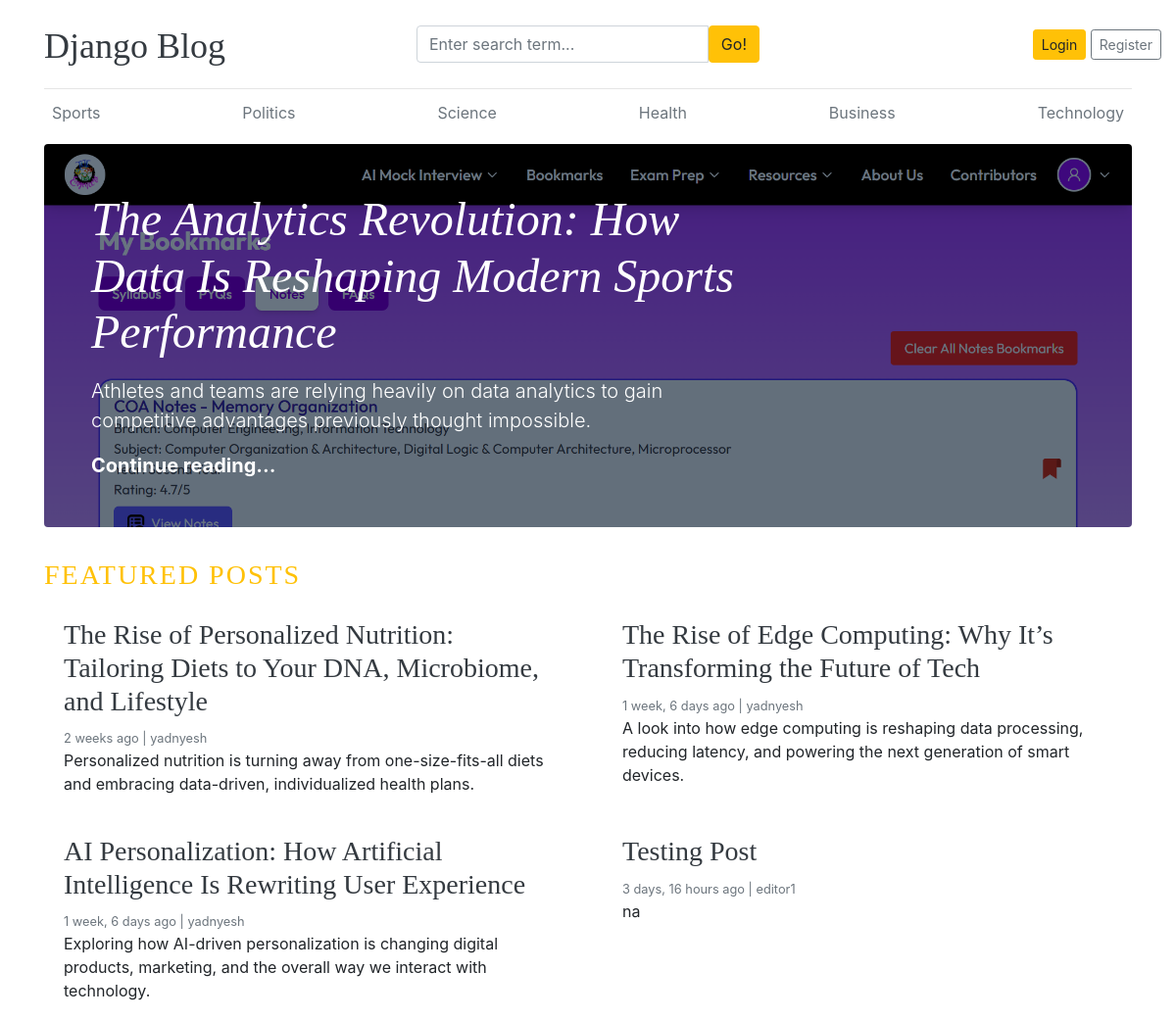
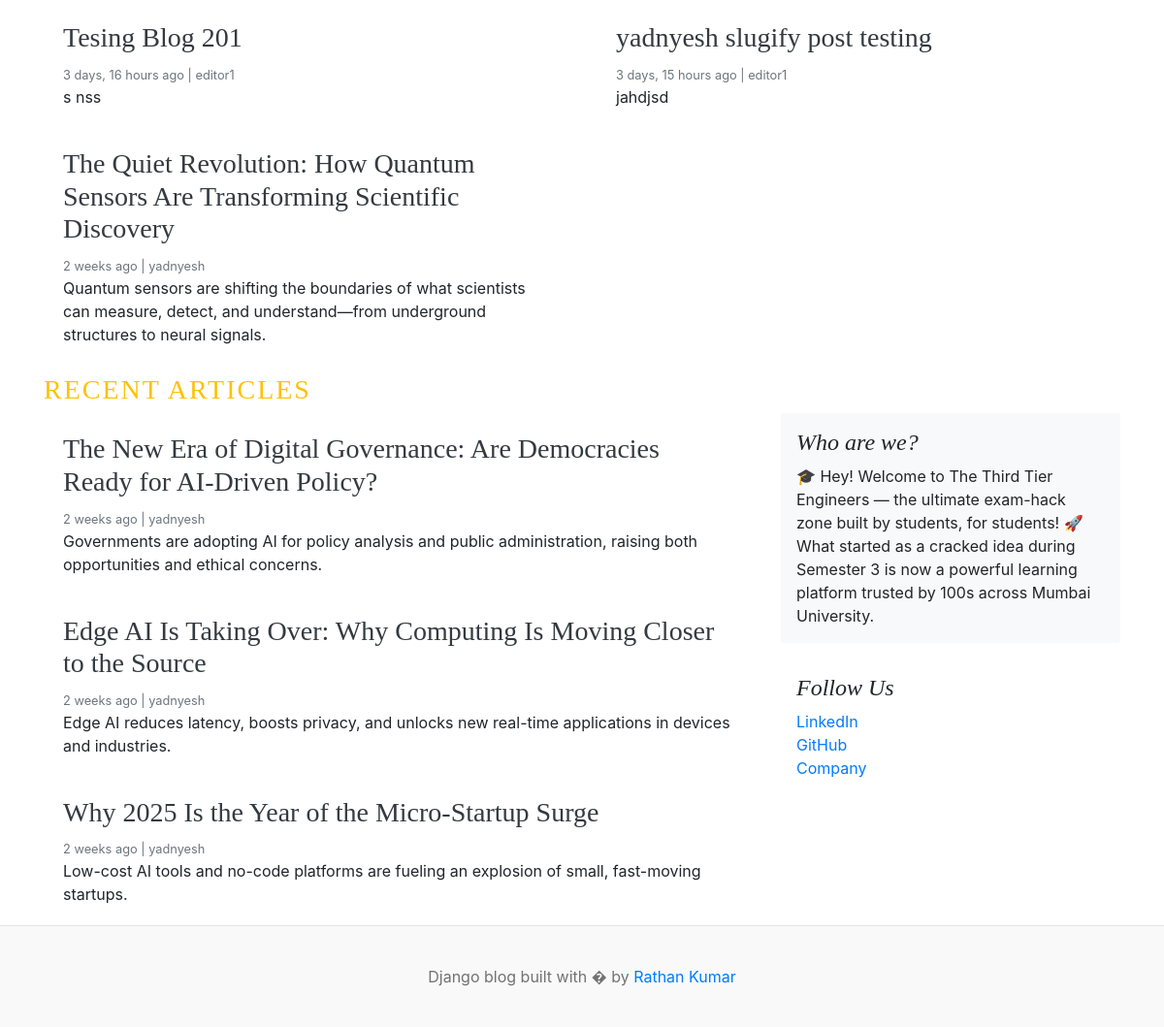
Before: / with the older database file (2 pictures, top to bottom).
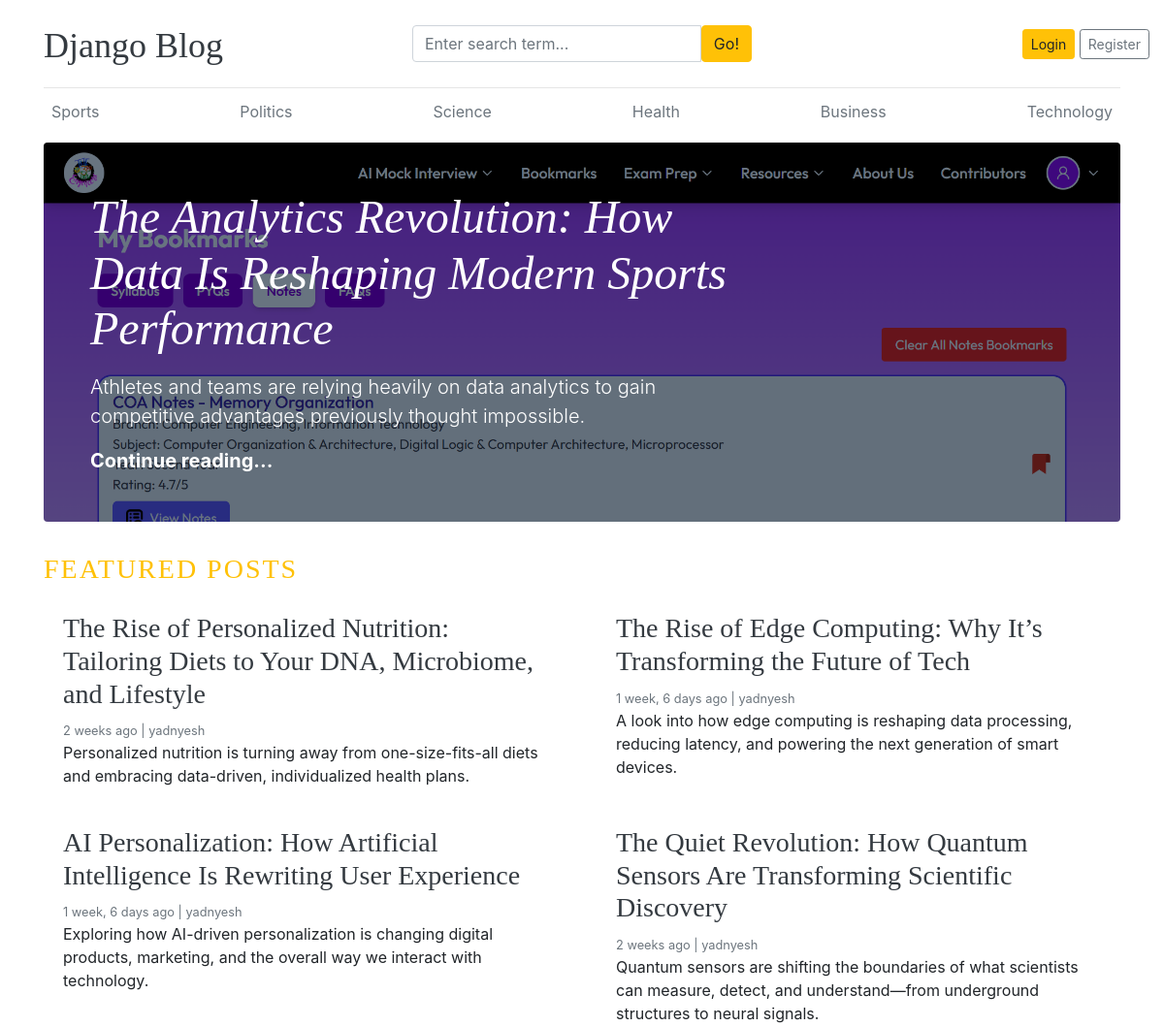
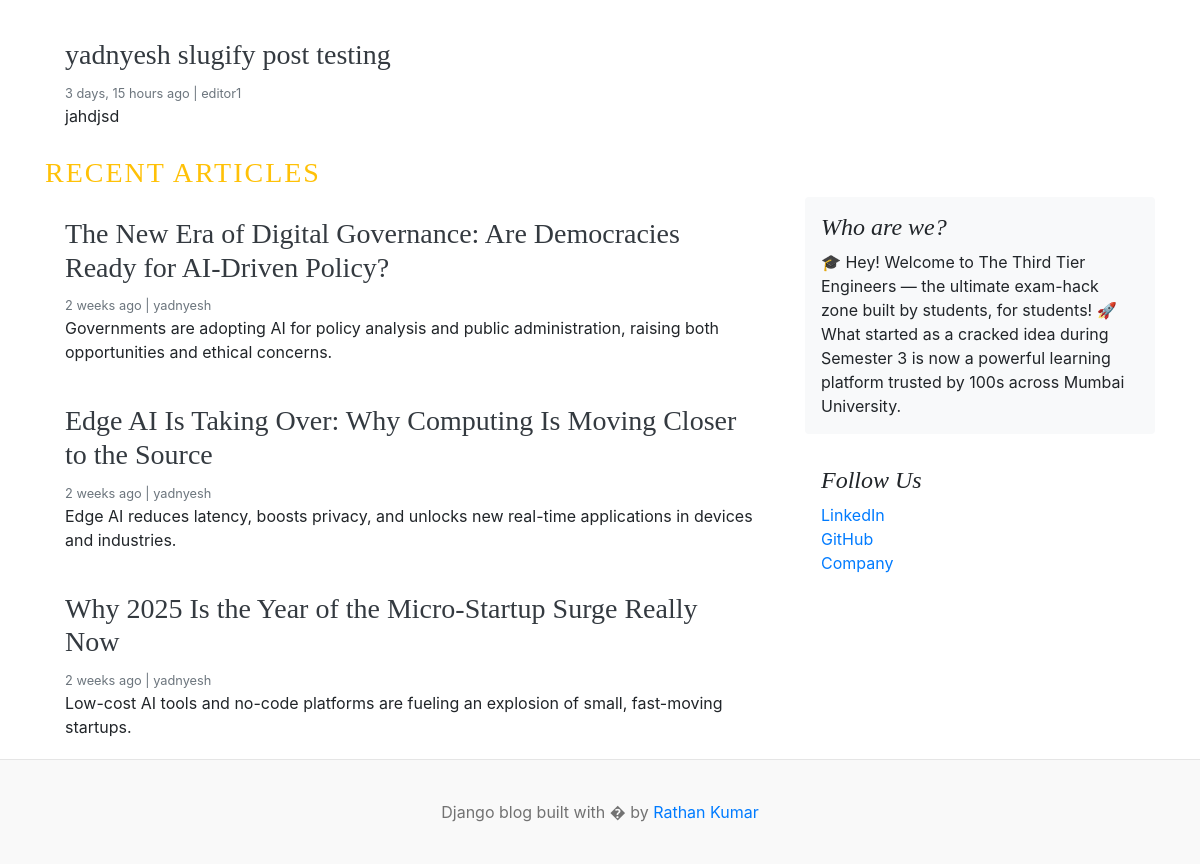
After: the same page with the newer database file (2 pictures, top to bottom).
### blogs/models.py (models this page shows, shortened)
class Category(models.Model):
    category_name = models.CharField(max_length=50, unique=True)
    created_at = models.DateTimeField(auto_now_add=True)
    updated_at = models.DateTimeField(auto_now=True)
    class Meta:
        verbose_name_plural = "categories"

class Blog(models.Model):
    title = models.CharField(max_length=100)
    slug = models.SlugField(max_length=150, unique=True)
    category = models.ForeignKey(Category, on_delete=models.CASCADE)
    author = models.ForeignKey(User, on_delete=models.CASCADE)
    featured_image = models.ImageField(upload_to='uploads/%Y%m/%d')
    short_description = models.TextField(max_length=500)
    blog_body = models.TextField(max_length=2000)
    status = models.CharField(max_length=20, choices=(("Draft", "Draft"), ("Published", "Published")), default="Draft")
    is_featured = models.BooleanField(default=False)
    created_at = models.DateTimeField(auto_now_add=True)
    updated_at = models.DateTimeField(auto_now=True)

### miscellaneous/models.py (models this page shows, shortened)
class About(models.Model):
    about_heading = models.CharField(max_length=50)
    about_description = models.TextField(max_length=255)
    created_at = models.DateTimeField(auto_now_add=True)
    updated_at = models.DateTimeField(auto_now=True)
    class Meta:
        verbose_name_plural = "about"

class SocialLink(models.Model):
    platform = models.CharField(max_length=50)
    link = models.URLField(max_length=200)
    created_at = models.DateTimeField(auto_now_add=True)
    updated_at = models.DateTimeField(auto_now=True)
    class Meta:
        verbose_name_plural = "social links"

### blog_main/views.py (the view)
# urls.py: 2. Add a URL to urlpatterns:  path('', views.home, name='home')
def home(request):
    featured_posts = Blog.objects.filter(is_featured=True, status="Published").order_by('updated_at')
    posts = Blog.objects.filter(is_featured=False, status="Published").order_by('updated_at')
    try:
        about = About.objects.get()
    except:
        about = None
    context = {
        'featured_posts': featured_posts,
        'posts': posts,
        'about': about,
    }
    return render(request, 'home.html', context)

### blogs/context_processors.py (called while the page is built)
def get_categories(request):
    categories = Category.objects.all()
    return dict(categories=categories)

def get_social_links(request):
    social_links = SocialLink.objects.all()
    return dict(social_links=social_links)

### templates/home.html
{% extends 'base.html' %}
{% block content %}
{% for post in featured_posts %}
{% if forloop.first %}
<div class="jumbotron p-3 p-md-5 text-white rounded bg-dark" style="background-image: url({{post.featured_image.url}});background-blend-mode: overlay;background-size:cover;">
    <div class="col-md-8 px-0">
      <h1 class="display-4 font-italic">{{post.title}}</h1>
      <p class="lead my-3">{{post.short_description | truncatewords:20}}</p>
      <p class="lead mb-0"><a href="{% url 'blogs' post.slug %}" class="text-white font-weight-bold">Continue reading...</a></p>
    </div>
  </div>
{% endif %}
{% endfor %}
 <h3 class="text-uppercase text-warning" style="letter-spacing: 2px;">Featured Posts</h3>
  <div class="row mb-2">
    {% for post in featured_posts %}
    {% if not forloop.first %}
    <div class="col-md-6">
      <div class="card border-0" >
        <div class="card-body">
          <a href="{% url 'blogs' post.slug %}" class="text-dark">
            <h3>{{post.title}}</h3>
          </a>
          <small class="mb-1 text-muted">{{post.created_at | timesince}} ago | {{post.author}}</small>
          <p class="card-text">{{post.short_description | truncatewords:20}}</p>
        </div>
      </div>
    </div>
    {% endif %}
    {% endfor %}
  </div>
  <h3 class="text-uppercase text-warning" style="letter-spacing: 2px;">Recent Articles</h3>
  <main role="main" class="container p-0">
    <div class="row">
      <div class="col-md-8 blog-main">
        {% for post in posts %}
            <div class="card border-0" >
              <div class="card-body">
                <a href="{% url 'blogs' post.slug %}" class = "text-dark">
                  <h3>{{post.title}}</h3>
                </a>
                <small class="mb-1 text-muted">{{post.created_at | timesince}} ago | {{post.author}}</small>
                <p class="card-text">{{post.short_description | truncatewords:20}}</p>
              </div>
            </div>
        {% endfor %}
      </div>
      <aside class="col-md-4 blog-sidebar">
        <div class="p-3 mb-3 bg-light rounded">
          <h4 class="font-italic">{{about.about_heading}}</h4>
          <p class="mb-0">{{about.about_description}}</p>
        </div>
        {% if social_links %}
        <div class="p-3">
          <h4 class="font-italic">Follow Us</h4>
          <ol class="list-unstyled">
            {% for link in social_links %}
            <li><a href="{{link.link}}" target="_blank">{{link.platform}}</a></li>
            {% endfor %}
          </ol>
        </div>
        {% endif %}
      </aside>
    </div>
  </main>
</div>
{% endblock %}

### templates/base.html (shortened to what this page needs)
{% load static %}
<!DOCTYPE html>
<html lang="en">
<head>
    <link href="https://getbootstrap.com/docs/4.0/dist/css/bootstrap.min.css" rel="stylesheet">
    <link href="{% static 'css/blog.css' %}" rel="stylesheet">
    <link rel="stylesheet" href="https://cdnjs.cloudflare.com/ajax/libs/font-awesome/4.7.0/css/font-awesome.min.css">
  </head>
<body>
    <div class="container">
      <header class="blog-header py-3">
        <div class="row flex-nowrap justify-content-between align-items-center">
          <div class="col-4 pt-1">
            <a class="blog-header-logo text-dark" href="/">Django Blog</a>
          </div>
          <div class="col-4 search-col">
            <form action="{% url 'search' %}" method="get">
              <div class="input-group">
                <input class="form-control" name="keyword" value="{{keyword}}" type="text" placeholder="Enter search term..." aria-label="Enter search term..." aria-describedby="button-search" />
                <button type="submit" class="btn btn-warning" id="button-search" type="button">Go!</button>
              </div>
            </form>
          </div>
          <div class="col-4 d-flex justify-content-end align-items-center">
            {% if not user.is_authenticated %}
            <a class="btn btn-sm btn-warning" href="{% url 'login' %}">Login</a> &nbsp;
            <a class="btn btn-sm btn-outline-secondary" href="{% url 'register' %}">Register</a>
            {% else %}
            <span class="mr-2">Hello, {{user}}</span>
            &emsp;
            <a class="btn btn-sm btn-warning" href="{% url 'dashboard' %}">Dashboard</a>
            &emsp;
            <a class="btn btn-sm btn-outline-secondary" href="{% url 'logout' %}">Logout</a>
            {% endif %}
          </div>
        </div>
      </header>
      <div class="nav-scroller py-1 mb-2">
        <nav class="nav d-flex justify-content-between">
            {% for cat in categories %}
          <a class="p-2 text-muted" href="{% url 'posts_by_category' cat.id  %}">{{cat.category_name}}</a>
          {% endfor %}
        </nav>
      </div>
{% block content %}
{% endblock %}
    <footer class="blog-footer">
        <p>Django blog built with � by <a href="#">Rathan Kumar</a></p>
    </footer>
  </body>
</html>

### blog_main/static/css/blog.css (style rules this page uses)
.blog-header { border-bottom: 1px solid #e5e5e5; }
.blog-header-logo { font-family: "Playfair Display", Georgia, "Times New Roman", serif; font-size: 2.25rem; }
h1, h2, h3, h4, h5, h6 { font-family: "Playfair Display", Georgia, "Times New Roman", serif; }
.display-4 { font-size: 2.5rem; }
@media (min-width: 768px) { .display-4 { font-size: 3rem; } }
.search-col { margin-right: 30px; }
.blog-footer { padding: 2.5rem 0; color: #727272; text-align: center; background-color: #f9f9f9; border-top: .05rem solid #e5e5e5; }
.blog-footer p:last-child { margin-bottom: 0; }

Changed rows visible on the page:
removed Blog: title "Testing Post", created_at "3 days, 16 hours", author "editor1", short_description "na", shown under "FEATURED POSTS"
removed Blog: title "Tesing Blog 201", created_at "3 days, 16 hours", author "editor1", short_description "s nss", shown under "FEATURED POSTS"
shown differently, row unchanged: Blog "The Quiet Revolution: How Quantum Sensors Are Transforming Scientific Discovery": moves up the list
changed Blog: title "Why 2025 Is the Year of the Micro-Startup Surge" → "Why 2025 Is the Year of the Micro-Startup Surge Really Now"
